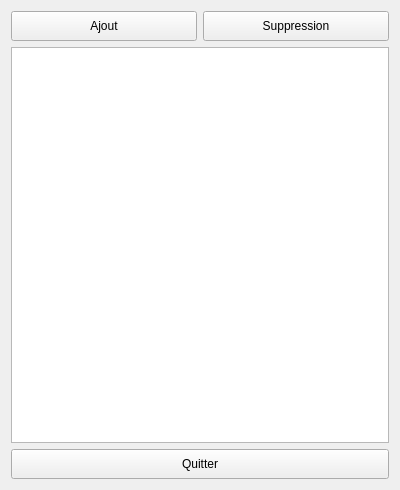
<?xml version="1.0" encoding="UTF-8"?>
<ui version="4.0">
 <class>districts_form</class>
 <widget class="QWidget" name="districts_form">
  <property name="geometry">
   <rect>
    <x>0</x>
    <y>0</y>
    <width>400</width>
    <height>490</height>
   </rect>
  </property>
  <property name="windowTitle">
   <string>Geolimi - Districts</string>
  </property>
  <layout class="QVBoxLayout" name="verticalLayout">
   <item>
    <layout class="QHBoxLayout" name="horizontalLayout">
     <item>
      <widget class="QPushButton" name="btnAdd">
       <property name="minimumSize">
        <size>
         <width>65</width>
         <height>30</height>
        </size>
       </property>
       <property name="toolTip">
        <string>Ajouter un district</string>
       </property>
       <property name="text">
        <string>Ajout</string>
       </property>
       <property name="icon">
        <iconset>
         <normaloff>icons/add.png</normaloff>icons/add.png</iconset>
       </property>
      </widget>
     </item>
     <item>
      <widget class="QPushButton" name="btnDelete">
       <property name="enabled">
        <bool>true</bool>
       </property>
       <property name="minimumSize">
        <size>
         <width>65</width>
         <height>30</height>
        </size>
       </property>
       <property name="toolTip">
        <string>Supprimer le district</string>
       </property>
       <property name="text">
        <string>Suppression</string>
       </property>
       <property name="icon">
        <iconset>
         <normaloff>:/plugins/geolimi/icons/delete.png</normaloff>:/plugins/geolimi/icons/delete.png</iconset>
       </property>
      </widget>
     </item>
    </layout>
   </item>
   <item>
    <widget class="QTableView" name="tvdistricts"/>
   </item>
   <item>
    <widget class="QPushButton" name="btnQuitter">
     <property name="sizePolicy">
      <sizepolicy hsizetype="Expanding" vsizetype="Fixed">
       <horstretch>0</horstretch>
       <verstretch>0</verstretch>
      </sizepolicy>
     </property>
     <property name="minimumSize">
      <size>
       <width>75</width>
       <height>30</height>
      </size>
     </property>
     <property name="toolTip">
      <string>Quitter la fenêtre et valider</string>
     </property>
     <property name="text">
      <string>Quitter</string>
     </property>
     <property name="icon">
      <iconset>
       <normaloff>:/plugins/geolimi/icons/quit.png</normaloff>:/plugins/geolimi/icons/quit.png</iconset>
     </property>
    </widget>
   </item>
  </layout>
 </widget>
 <resources/>
 <connections/>
</ui>
